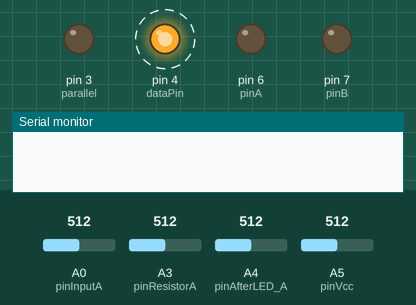
Recording of a sketch running on a simulated Arduino Uno, built with avr-gcc and run on an emulated ATmega328P. Shown: output pins drawn as LEDs (lit = HIGH), the last lines printed to the serial monitor. Dashed ring = blinking. The test bench sets the inputs (shaded band); at power-on: A0 (pinInputA) = 512, A3 (pinResistorA) = 512, A4 (pinAfterLED_A) = 512, A5 (pinVcc) = 512. Pins used as bus, display or sensor lines are not drawn.

Above: at 0.4 s.
At 5.4 s:
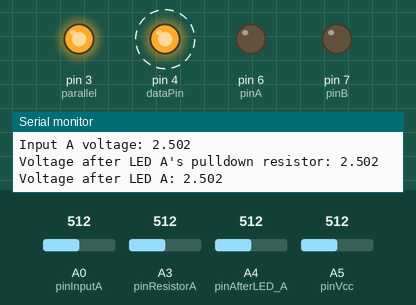
Timing chart, 0 to 8.8 s (numbered marks = the images above):
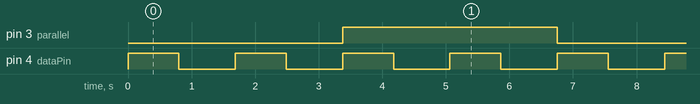

Measured:
- by itself, pin 3 (parallel): alternates HIGH for 3.4 s and LOW for 3.4 s
- by itself, pin 4 (dataPin): alternates HIGH for 0.80 s and LOW for 0.89 s
- by itself, everything shown: repeats every 6.8 s, in 9 steps

The sketch:

lights.ino
```cpp
/*
 INPUT PINS
   2: controls VCC level (LOW for 5V or HIGH for 3V3)
   3: parallel (lo) or serial(hi)
   4: Input to first flip flop
   5: Clock signal
   6: Parallel control for A
   7: Parallel control for B
   + Powerlines and ground
 READ PINS
   A2: input A voltage
   A3: voltage after LED A’s pulldown resistor
   A4: voltage after LED A
   A5: VCC (either 5V or 3V3)
*/

// Pin Assignment
int control_VCC = 2;
int parallel = 3;
int dataPin = 4;    // Data input (first flip-flop input)
int clockPin = 5;   // Clock signal
int pinA = 6;       // Output A
int pinB = 7;       // Output B

// Read Pins (to measure voltages)
int pinVcc = A5;      // VCC (either 5V or 3V3)
int pinInputA = A0;   // Input A voltage
int pinResistorA = A3;// Voltage after LED A’s pulldown resistor
int pinAfterLED_A = A4;// Voltage after LED A

// A and B
int stateA = LOW;
int stateB = LOW;


void setup() {
Serial.begin(9600);

// Initialize
pinMode(control_VCC, OUTPUT);
pinMode(parallel, OUTPUT);

pinMode(dataPin, OUTPUT);  // data
pinMode(clockPin, OUTPUT); // clock
pinMode(pinA, OUTPUT);     // A
pinMode(pinB, OUTPUT);     // B

pinMode(pinVcc, INPUT); // VCC
pinMode(pinInputA, INPUT); // A Input Voltage
pinMode(pinResistorA, INPUT); // Voltage after LED A's pulldown resistor
pinMode(pinAfterLED_A, INPUT); // Voltage after LED A

digitalWrite(control_VCC, LOW);
digitalWrite(parallel, LOW);

digitalWrite(dataPin, LOW);
digitalWrite(clockPin, LOW);
digitalWrite(pinA, LOW);
digitalWrite(pinB, LOW);

}

void loop() {
  String message = "3.3V, Parallel";
  AB_states(400);
  V_reader(message);

  message = "5V, Parallel";
  digitalWrite(control_VCC, HIGH);
  AB_states(400);
  V_reader(message);

  message = "5V, Serial";
  digitalWrite(parallel, HIGH);
  AB_states(400);
  V_reader(message);

  message = "3.3V, Serial";
  digitalWrite(control_VCC, LOW);
  AB_states(400);
  V_reader(message);

  digitalWrite(parallel, LOW);
}

void AB_states(int Time) {
    // A B' | Set A High
  digitalWrite(clockPin, HIGH);
  digitalWrite(dataPin, HIGH);
  digitalWrite(clockPin, LOW);

  delay(Time);

  // A B | Set A High again, sets B high
  digitalWrite(clockPin, HIGH);
  digitalWrite(dataPin, HIGH);
  digitalWrite(clockPin, LOW);

  delay(Time);

  // A' B | Set A Low
  digitalWrite(clockPin, HIGH);
  digitalWrite(dataPin, LOW);
  digitalWrite(clockPin, LOW);

  delay(Time);

  // A' B' | Set A Low again, sets B Low
  digitalWrite(clockPin, HIGH);
  digitalWrite(dataPin, LOW);
  digitalWrite(clockPin, LOW);

  delay(Time);
}

void V_reader(String message) {
  int vcc = analogRead(pinVcc);
  int inputA = analogRead(pinInputA);
  int resistorA = analogRead(pinResistorA);
  int afterLED_A = analogRead(pinAfterLED_A);

  Serial.println();
  Serial.print("Voltage Readings for ");
  Serial.println(message);

  Serial.print("VCC: ");
  Serial.println(vcc * (5.0 / 1023.0), 3);  // Scale ADC value (0-1023) to voltage
  Serial.print("Input A voltage: ");
  Serial.println(inputA * (5.0 / 1023.0), 3);
  Serial.print("Voltage after LED A's pulldown resistor: ");
  Serial.println(resistorA * (5.0 / 1023.0), 3);
  Serial.print("Voltage after LED A: ");
  Serial.println(afterLED_A * (5.0 / 1023.0), 3);
}
```
